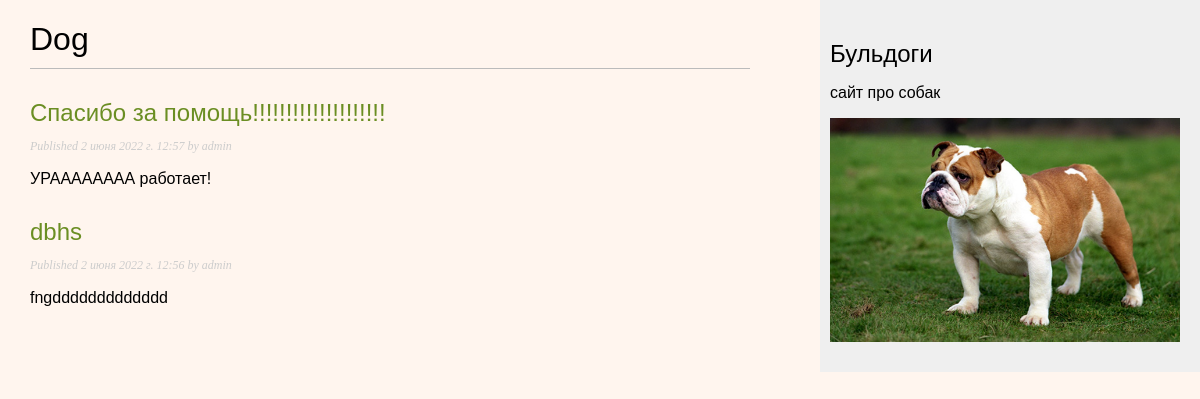
The page /blog/ on the database as committed earlier.
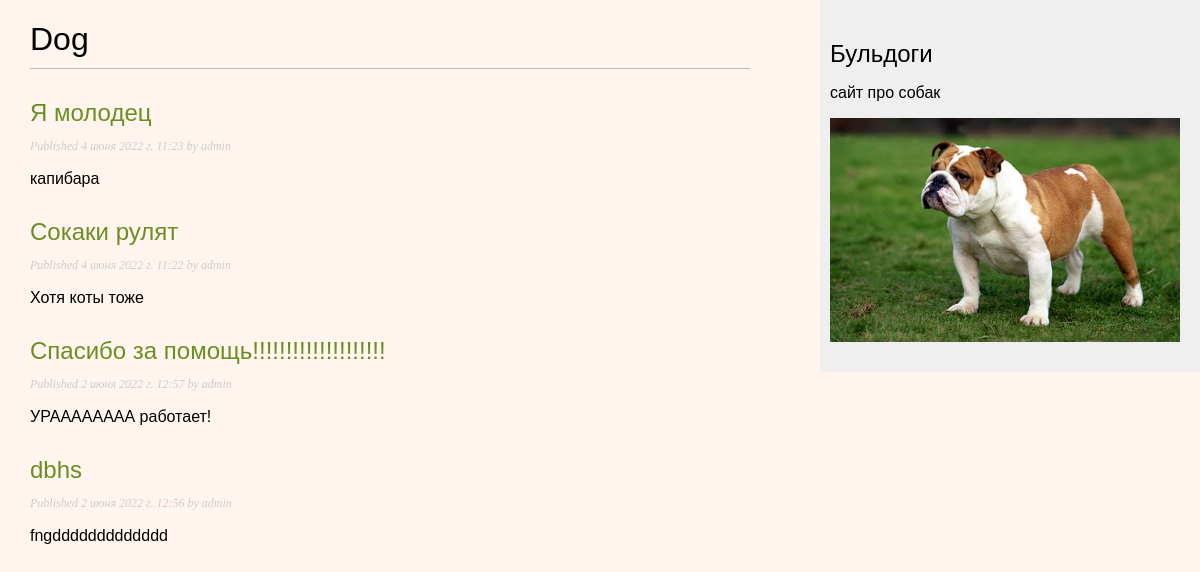
The same page on the database as committed later.
### blog/models.py (models this page shows, shortened)
class Post(models.Model):
    class Status(models.TextChoices):
        DRAFT = 'DF', 'Draft'
        PUBLISHED = 'PB', 'Published'
    title = models.CharField(max_length=250)
    slug = models.SlugField(max_length=250)
    author = models.ForeignKey(User,
                               on_delete=models.CASCADE,
                               related_name='blog_posts')
    body = models.TextField()
    publish = models.DateTimeField(default=timezone.now)
    created = models.DateTimeField(auto_now_add=True)
    updated = models.DateTimeField(auto_now=True)
    status = models.CharField(max_length=2,
                              choices=Status.choices,
                              default=Status.DRAFT)
    objects = models.Manager() # The default manager.
    published = PublishedManager() # Our custom manager.
    class Meta:
        ordering = ['-publish']
        indexes = [
            models.Index(fields=['-publish']),
        ]

### blog/views.py (the view)
# urls.py: path('', views.post_list, name='post_list'),
def post_list(request):
    posts = Post.published.all()
    return render(request,
                  'blog/post/list.html',
                  {'posts': posts})

### blog/models.py (called while the page is built)
    def get_queryset(self):
        return super().get_queryset()\
                      .filter(status=Post.Status.PUBLISHED)

### blog/templates/blog/post/list.html (shortened to what this page needs)
{% extends "blog/base.html" %}
{% block content %}
  <h1>Dog</h1>
  {% for post in posts %}
    <h2>
      <a href="{% url 'blog:post_detail' post.id %}">
        {{ post.title }}
      </a>
    </h2>
    <p class="date">
      Published {{ post.publish }} by {{ post.author }}
    </p>
    {{ post.body|truncatewords:30|linebreaks }}
  {% endfor %}
{% endblock %}

### blog/templates/blog/base.html (shortened to what this page needs)
{% load static %}
<!DOCTYPE html>
<html>
<head>
  <link href="{% static "css/blog.css" %}" rel="stylesheet">
</head>
<body>
  <div id="content">
    {% block content %}
    {% endblock %}
  </div>
  <div id="sidebar">
    <h2>Бульдоги</h2>
    <p>сайт про собак</p>
	<link href="{% static "img/Bulldog.jpg" %}" rel="stylesheet">
	 <p><img src="static/img/Bulldog.jpg" width="350" alt="Бульдожек"></p>
  </div>
</body>
</html>

### blog/static/css/blog.css (style rules this page uses)
body { margin:0; padding:0; font-family:helvetica, sans-serif; background: #FFF5EE; }
a { color:#00abff; text-decoration:none; }
h1 { font-weight:normal; border-bottom:1px solid #bbb; padding:0 0 10px 0; }
h2 { font-weight:normal; margin:30px 0 0; }
h2 a { color:#6B8E23; }
#content { float:left; width:60%; padding:0 0 0 30px; }
#sidebar { float:right; width:30%; padding:10px; background:#efefef; height:100%; }
p.date { color:#ccc; font-family: georgia, serif; font-size: 12px; font-style: italic; }

Rows that differ between the two databases and show on the page:
added Post: title "Я молодец", publish "4 июня 2022 г. 11:23", author "admin", body "капибара"
added Post: title "Сокаки рулят", publish "4 июня 2022 г. 11:22", author "admin", body "Хотя коты тоже"
